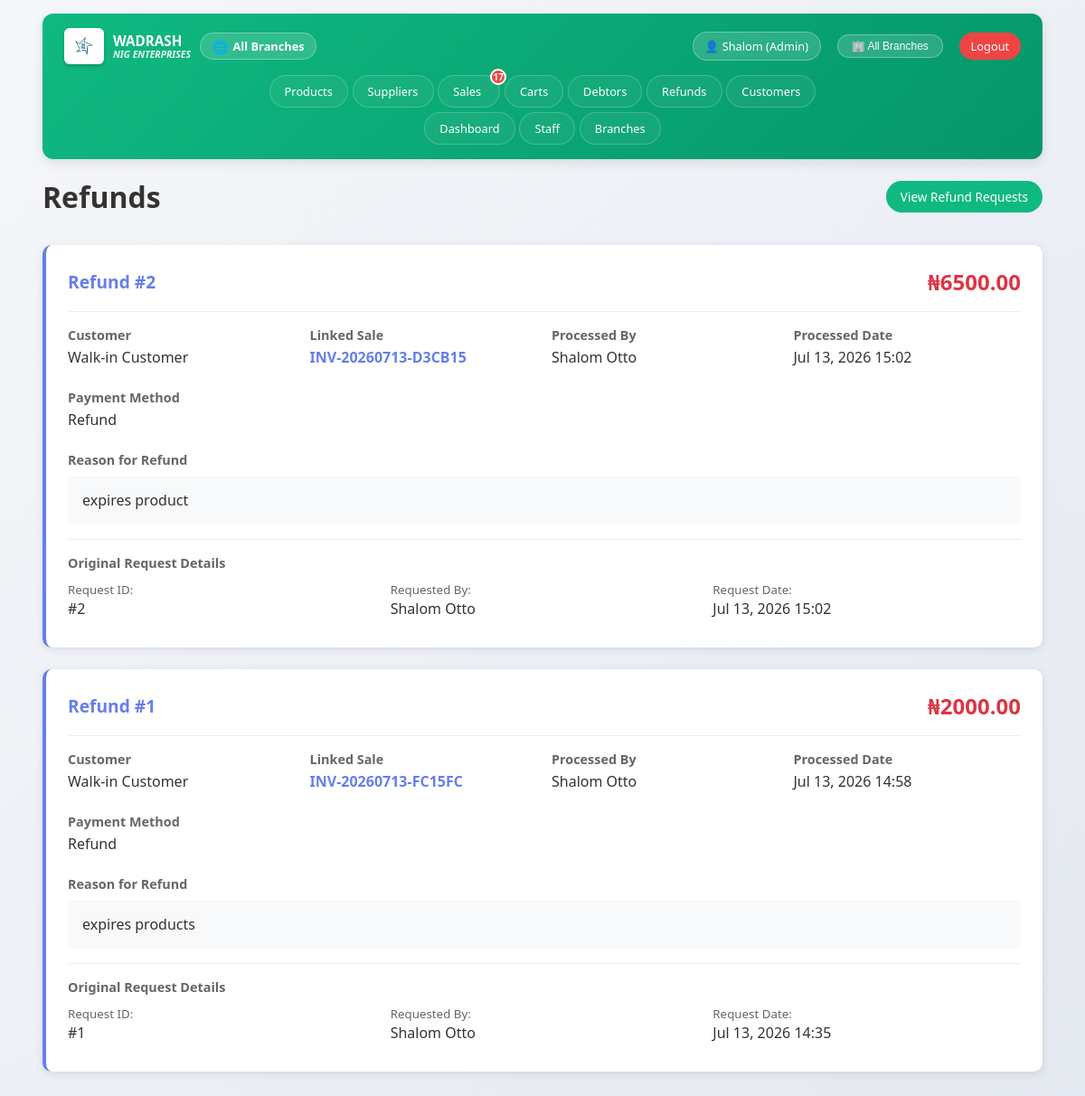
Before: /refunds/ (signed in) with the older database file.
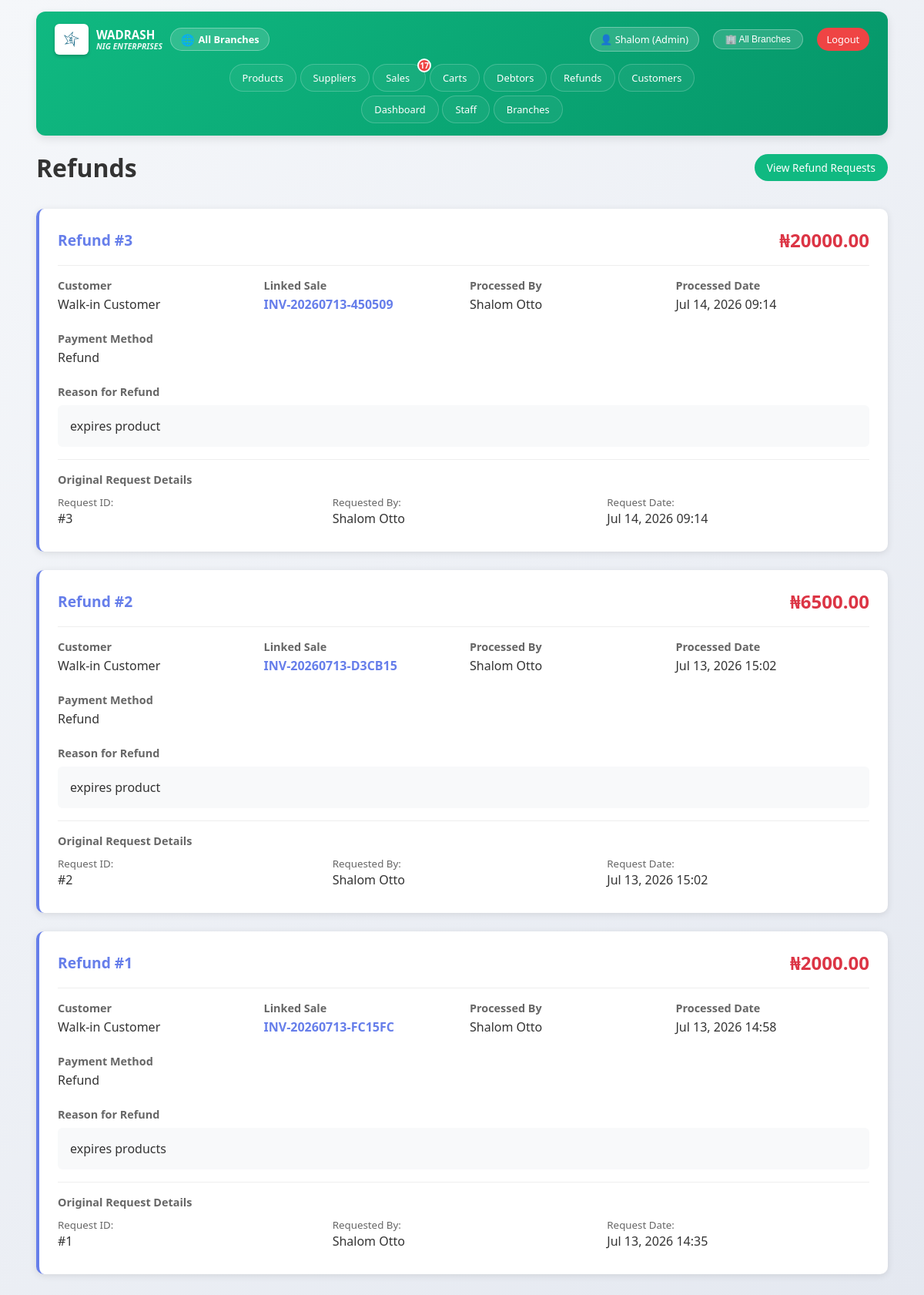
After: the same page with the newer database file.
### refunds/models.py (models this page shows, shortened)
class Refund(models.Model):
    sale = models.ForeignKey(Sale, on_delete=models.SET_NULL, null=True, blank=True, related_name='refunds')
    refund_request = models.OneToOneField(RefundRequest, on_delete=models.CASCADE, null=True, blank=True)
    amount = models.DecimalField(max_digits=10, decimal_places=2, validators=[MinValueValidator(0)])
    reason = models.TextField()
    payment_method = models.CharField(max_length=50, choices=[
        ('cash', 'Cash'),
        ('card', 'Card'),
        ('transfer', 'Bank Transfer'),
        ('refund', 'Refund Adjustment'),
    ], default='cash')
    processed_by = models.ForeignKey(User, on_delete=models.SET_NULL, null=True)
    processed_date = models.DateTimeField(auto_now_add=True)
    class Meta:
        db_table = 'refunds'
        ordering = ['-processed_date']

class RefundRequest(models.Model):
    STATUS_CHOICES = [
        ('pending', 'Pending'),
        ('approved', 'Approved'),
        ('declined', 'Declined'),
    ]
    sale = models.ForeignKey(Sale, on_delete=models.CASCADE, null=True, blank=True, related_name='refund_requests')
    sale_item = models.ForeignKey(SaleItem, on_delete=models.SET_NULL, null=True, blank=True)
    customer_name = models.CharField(max_length=200)
    customer_phone = models.CharField(max_length=15)
    reason = models.TextField()
    amount = models.DecimalField(max_digits=10, decimal_places=2, validators=[MinValueValidator(0)])
    original_amount = models.DecimalField(max_digits=10, decimal_places=2, null=True, blank=True)
    request_date = models.DateTimeField(auto_now_add=True)
    status = models.CharField(max_length=20, choices=[
        ('pending', 'Pending'),
        ('approved', 'Approved'),
        ('declined', 'Declined'),
    ], default='pending')
    approved_by = models.ForeignKey(User, on_delete=models.SET_NULL, null=True, blank=True, related_name='approved_refunds')
    approved_date = models.DateTimeField(null=True, blank=True)
    created_by = models.ForeignKey(User, on_delete=models.CASCADE, related_name='created_refunds')
    refund_processed = models.BooleanField(default=False)
    class Meta:
        db_table = 'refund_requests'
        ordering = ['-request_date']

### sales/models.py (models this page shows, shortened)
class Sale(models.Model):
    invoice_number = models.CharField(max_length=50, unique=True)
    staff = models.ForeignKey(User, on_delete=models.SET_NULL, null=True)
    customer_name = models.CharField(max_length=200, blank=True)
    customer_phone = models.CharField(max_length=15, blank=True)
    subtotal = models.DecimalField(max_digits=10, decimal_places=2, default=0)
    discount = models.DecimalField(max_digits=10, decimal_places=2, default=0)
    total = models.DecimalField(max_digits=10, decimal_places=2, default=0)
    amount_paid = models.DecimalField(max_digits=10, decimal_places=2, default=0)
    balance = models.DecimalField(max_digits=10, decimal_places=2, default=0)
    branch = models.ForeignKey(Branch, on_delete=models.CASCADE, null=True, blank=True, related_name='sales')
    payment_status = models.CharField(max_length=20, choices=[
        ('paid', 'Paid'),
        ('partial', 'Partial Payment'),
        ('unpaid', 'Unpaid')
    ], default='paid')
    created_at = models.DateTimeField(auto_now_add=True)
    updated_at = models.DateTimeField(auto_now=True)
    class Meta:
        db_table = 'sales'
        ordering = ['-created_at']

### inventoryApp/models.py (models this page shows, shortened)
class User(AbstractUser):
    ROLE_CHOICES = [
        ('admin', 'Admin'),
        ('staff', 'Staff'),
        ('manager', 'Manager'),
    ]
    role = models.CharField(max_length=20, choices=ROLE_CHOICES, default='staff')
    phone = models.CharField(max_length=15, blank=True)
    address = models.TextField(blank=True)
    branch = models.ForeignKey('branches.Branch', on_delete=models.SET_NULL, null=True, blank=True, related_name='users')
    class Meta:
        db_table = 'users'

### refunds/views.py (the view)
# urls.py: path('', views.refund_list, name='refund_list'),
@login_required
def refund_list(request):
    if request.user.is_authenticated:
        UserNotification.mark_as_read(request.user, 'refunds')
    current_branch = None
    if request.user.is_superuser or request.user.role == 'admin':
        branch_id = request.session.get('current_branch_id')
        if branch_id:
            try:
                current_branch = Branch.objects.get(id=branch_id)
            except Branch.DoesNotExist:
                current_branch = None
    else:
        current_branch = request.user.branch
    if request.user.role == 'admin' or request.user.is_superuser:
        refunds = Refund.objects.all().select_related(
            'sale', 'processed_by', 'refund_request', 'refund_request__created_by'
        ).order_by('-processed_date')
    else:
        refunds = Refund.objects.filter(
            refund_request__created_by=request.user
        ).select_related(
            'sale', 'processed_by', 'refund_request', 'refund_request__created_by'
        ).order_by('-processed_date')
    if current_branch and not request.user.is_superuser:
        refunds = refunds.filter(sale__branch=current_branch)
    context = {'refunds': refunds}
    return render(request, 'refunds/refund_list.html', context)

### inventoryApp/context_processors.py (called while the page is built)
def notifications(request):
    if request.user.is_authenticated:
        return {
            'unread_dashboard_count': UserNotification.get_unread_count(
                request.user, 'dashboard'
            ),
            'unread_debtors_count': UserNotification.get_unread_count(
                request.user, 'debtors'
            ),
            'unread_refunds_count': UserNotification.get_unread_count(
                request.user, 'refunds'
            ),
            'unread_sales_count': UserNotification.get_unread_count(
                request.user, 'sales'
            ),
            'total_unread_count': UserNotification.get_unread_count(request.user),
        }
    return {}

def session_timeout(request):
    return {
        'session_timeout': getattr(settings, 'AUTO_LOGOUT_DELAY', 30),
    }

def all_branches(request):
    if request.user.is_authenticated:
        branches = Branch.objects.filter(is_active=True).order_by('name')
        return {'all_branches': branches}
    return {}

### refunds/templates/refunds/refund_list.html (shortened to what this page needs)
{% extends 'base.html' %}
{% block content %}
<div style="display: flex; justify-content: space-between; align-items: center; margin-bottom: 2rem;">
    <h1>Refunds</h1>
    <a href="{% url 'refund_requests_list' %}" class="btn btn-primary">View Refund Requests</a>
</div>
{% if refunds %}
    {% for refund in refunds %}
    <div class="refund-card">
        <div class="refund-header">
            <div class="refund-id">Refund #{{ refund.id }}</div>
            <div class="refund-amount">₦{{ refund.amount|floatformat:2 }}</div>
        </div>
        <div class="refund-details">
            <div class="detail-item">
                <div class="detail-label">Customer</div>
                <div class="detail-value">
                    {% if refund.sale %}
                        {{ refund.sale.customer_name|default:"-" }}
                    {% else %}
                        {{ refund.refund_request.customer_name|default:"Unknown Customer" }}
                    {% endif %}
                </div>
            </div>
            <div class="detail-item">
                <div class="detail-label">Linked Sale</div>
                <div class="detail-value">
                    {% if refund.sale %}
                        <a href="{% url 'view_receipt' refund.sale.id %}" class="sale-link">
                            {{ refund.sale.invoice_number }}
                        </a>
                    {% elif refund.refund_request and refund.refund_request.sale %}
                        <a href="{% url 'view_receipt' refund.refund_request.sale.id %}" class="sale-link">
                            {{ refund.refund_request.sale.invoice_number }}
                        </a>
                    {% else %}
                        <span class="sale-not-linked">Not linked to a specific sale</span>
                    {% endif %}
                </div>
            </div>
            <div class="detail-item">
                <div class="detail-label">Processed By</div>
                <div class="detail-value">
                    {{ refund.processed_by.get_full_name|default:refund.processed_by.username }}
                </div>
            </div>
            <div class="detail-item">
                <div class="detail-label">Processed Date</div>
                <div class="detail-value">
                    {{ refund.processed_date|date:"M d, Y H:i" }}
                </div>
            </div>
            <div class="detail-item">
                <div class="detail-label">Payment Method</div>
                <div class="detail-value">
                    {{ refund.payment_method|title }}
                </div>
            </div>
        </div>
        <div class="detail-item">
            <div class="detail-label">Reason for Refund</div>
            <div class="detail-value" style="background: #f8f9fa; padding: 1rem; border-radius: 6px; margin-top: 0.5rem;">
                {{ refund.reason }}
            </div>
        </div>
        {% if refund.refund_request %}
        <div class="detail-item" style="margin-top: 1rem; padding-top: 1rem; border-top: 1px solid #eee;">
            <div class="detail-label">Original Request Details</div>
            <div style="display: grid; grid-template-columns: repeat(auto-fit, minmax(150px, 1fr)); gap: 1rem; margin-top: 0.5rem;">
                <div>
                    <small style="color: #666;">Request ID:</small>
                    <div>#{{ refund.refund_request.id }}</div>
                </div>
                <div>
                    <small style="color: #666;">Requested By:</small>
                    <div>{{ refund.refund_request.created_by.get_full_name|default:refund.refund_request.created_by.username }}</div>
                </div>
                <div>
                    <small style="color: #666;">Request Date:</small>
                    <div>{{ refund.refund_request.request_date|date:"M d, Y H:i" }}</div>
                </div>
            </div>
        </div>
        {% endif %}
    </div>
    {% endfor %}
{% endif %}
{% endblock %}

Changed rows visible on the page:
added Refund: id "3", amount "20000.00", sale.customer_name "Walk-in Customer", sale.invoice_number "INV-20260713-450509", processed_by.get_full_name "Shalom Otto", processed_date "Jul 14, 2026 09:14", payment_method "Refund", reason "expires product", refund_request.id "3", refund_request.created_by.get_full_name "Shalom Otto", refund_request.request_date "Jul 14, 2026 09:14"
